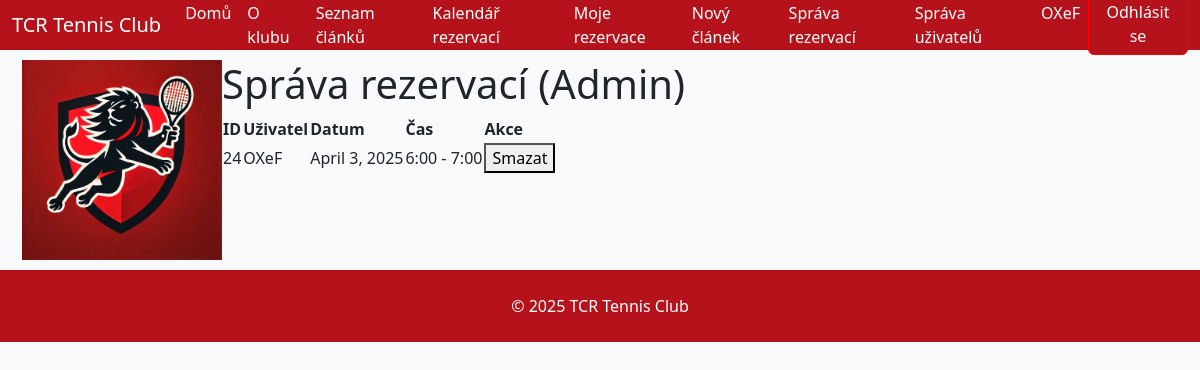
/reservation/admin/ (signed in), run on an earlier commit of the app's database.
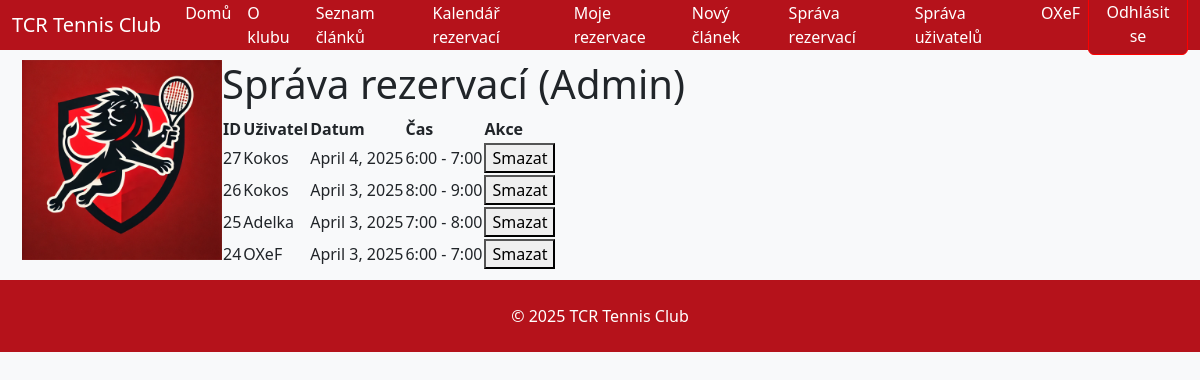
And on a later commit of the database.
### reservation/models.py (models this page shows, shortened)
class Reservation(models.Model):
    user = models.ForeignKey(
        settings.AUTH_USER_MODEL,  # Použijeme dynamický odkaz na custom uživatele
        on_delete=models.CASCADE,
        related_name='reservations'
    )
    date = models.DateField()
    start_hour = models.PositiveSmallIntegerField()
    end_hour = models.PositiveSmallIntegerField()
    created_at = models.DateTimeField(auto_now_add=True)
    updated_at = models.DateTimeField(auto_now=True)
    class Meta:
        constraints = [
            models.CheckConstraint(
                check=models.Q(start_hour__gte=6) & models.Q(start_hour__lte=21),
                name='valid_start_hour'
            ),
            models.CheckConstraint(
                check=models.Q(end_hour__gte=7) & models.Q(end_hour__lte=22),
                name='valid_end_hour'
            ),
            models.CheckConstraint(
                check=models.Q(end_hour__gt=models.F('start_hour')),
                name='end_after_start'
            ),
        ]
        ordering = ['date', 'start_hour']

### users/models.py (models this page shows, shortened)
class CustomUser(AbstractUser):
    membership_paid = models.BooleanField(default=False, verbose_name="Zaplacený členský příspěvek")
    roles = models.ManyToManyField(Role, through='UserRole', related_name="users", blank=True)
    membership_paid = models.BooleanField(default=False, verbose_name="Zaplacený členský příspěvek")
    roles = models.ManyToManyField(Role, through='UserRole', related_name="users", blank=True)
    phone_number = models.CharField(
        max_length=20,
        verbose_name="Telefonní číslo",
        validators=[
            RegexValidator(r'^\+?[\d\s]+$', 'Zadejte platné telefonní číslo.')
            ],
        blank=False,
        null=False
    )

### reservation/views.py (the view)
# urls.py: path('admin/', views.admin_reservations_view, name='admin_reservations'),
@staff_member_required
def admin_reservations_view(request):
    reservations = Reservation.objects.all().order_by('-date', '-start_hour')
    context = {"reservations": reservations}
    return render(request, "admin_reservations.html", context)

### reservation/templates/admin_reservations.html (shortened to what this page needs)
{% extends "base.html" %}
{% load static %}
{% block content %}
<h1>Správa rezervací (Admin)</h1>
<table class="admin-table">
    <thead>
        <tr>
            <th>ID</th>
            <th>Uživatel</th>
            <th>Datum</th>
            <th>Čas</th>
            <th>Akce</th>
        </tr>
    </thead>
    <tbody>
        {% for reservation in reservations %}
        <tr>
            <td>{{ reservation.id }}</td>
            <td>{{ reservation.user.username }}</td>
            <td>{{ reservation.date }}</td>
            <td>{{ reservation.start_hour }}:00 - {{ reservation.end_hour }}:00</td>
            <td>
                <form action="{% url 'delete_reservation' reservation.id %}" method="post">
                    <button type="submit">Smazat</button>
                </form>
            </td>
        </tr>
        {% empty %}
        <tr>
            <td colspan="5">Žádné rezervace nenalezeny.</td>
        </tr>
        {% endfor %}
    </tbody>
</table>
{% endblock %}

What changed in the data, as far as the page shows it:
added Reservation: id "27", user.username "Kokos", date "April 4, 2025", start_hour "6", end_hour "7"
added Reservation: id "26", user.username "Kokos", date "April 3, 2025", start_hour "8", end_hour "9"
added Reservation: id "25", user.username "Adelka", date "April 3, 2025", start_hour "7", end_hour "8"
